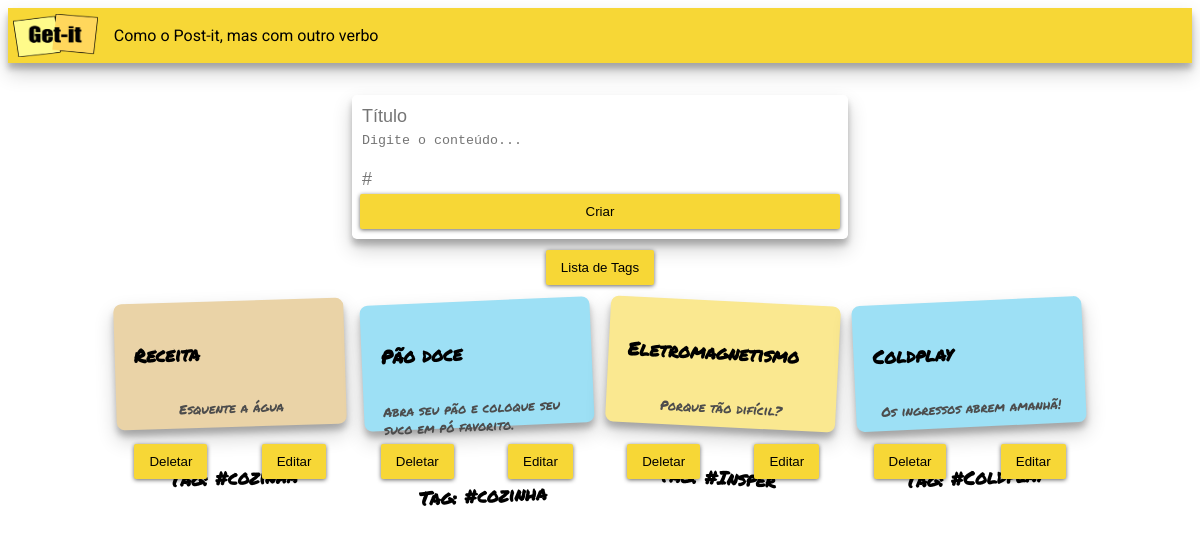
The page / on the database its author committed.
### notes/models.py (models this page shows, shortened)
class Note(models.Model):
    title = models.CharField(max_length=200)
    content = models.TextField('')
    tag = models.ForeignKey(Tag, null=True, on_delete=models.SET_NULL)

class Tag(models.Model):
    tag = models.CharField(max_length=200)

### notes/views.py (the view)
# urls.py: path('', views.index, name='index'),
def index(request):
    if request.method == 'POST':
        print(request)
        title = request.POST.get('titulo')
        content = request.POST.get('detalhes')
        tag = request.POST.get('tag')
        if Tag.objects.filter(tag=tag).exists() == False:
            tagNova = Tag(tag=tag)
            tagNova.save(tagNova)
        tag = Tag.objects.get(tag=tag)
        if title != "" and content != "" and tag != "":
            add_nota(title, content, tag)
        return redirect('index')
    else:
        all_notes = Note.objects.all()
        return render(request, 'notes/index.html', {'notes': all_notes})

### notes/templates/notes/index.html (shortened to what this page needs)
{% extends "notes/base.html" %}
{% load static %}
{% block content %}
  <div class="appbar">
    <img src="{% static 'notes/img/logo-getit.png' %}" class="logo" />
    <span class="subtitle">Como o Post-it, mas com outro verbo</span>
  </div>
<main class="container">
  <form method="post" class = "form-card">
    <input
    class="form-card-title"
    type="text"
    name="titulo"
    placeholder="Título"
  />
  <textarea
    class="autoresize"
    name="detalhes"
    placeholder="Digite o conteúdo..."
  ></textarea>
  <input
    class="form-card-title"
    type="text"
    name="tag"
    placeholder="#"
  />
  <button class="btn" type="submit">
    Criar
  </button>
  </form>
  <form method="get" action = "listaTags">
    <button class="btn" type = "submit">
      <a href="listaTags">
        Lista de Tags
      </a>
    </button>
  </form>
  <div class="card-container">
      {% for note in notes %}
      <div>
      <div class="card">
        <h3 class="card-title">
            {{ note.title }}
        </h3>
        <div class="card-content">
          <p>
            {{note.content}}
          </p>
        </div>
        <div>
          <div class="card-content">
            <h3 class = "card-title">
              Tag: {{ note.tag.tag }}
            </h3>
          </div>
        </div>
      </div>
      <div class = 'centraliza_botao'>
        <form  method="post" action = "delete">
          <button class="btn" type="submit">
            Deletar
          </button>
        </form>
        <form method="get" action = "editar">
          <button class="btn" type = "submit">
            <a href="editar/{{note.id}}">
              Editar
            </a>
          </button>
        </form>
      </div>
    </div>
  {% endfor %}
</div>
</main>
{% endblock %}

### notes/static/notes/css/getit.css (style rules this page uses)
html, body { font-family: "Roboto", sans-serif; }
.appbar { display: flex; justify-content: flex start; background-color:#f7d736; align-items: center; height: 55px; box-shadow: 0 10px 20px rgba(0,0,0,0.19), 0 6px 6px rgba(0,0,0,0.23); }
.logo { margin-left: 0.3rem; width: 85px; height: 43px; }
.subtitle { font-family: 'Roboto', sans-serif; margin: 1rem; }
.container { display: flex; flex-direction: column; align-items: center; }
.form-card { display: flex; flex-direction: column; box-shadow: 0 10px 20px rgba(0,0,0,0.19), 0 6px 6px rgba(0,0,0,0.23); height: 8rem; width: 30rem; padding: .5rem; margin: 0.7rem; align-content: center; justify-content: space-around; border-radius: 0.3rem; margin-top: 2rem; }
input { border: none; font-size: large; }
textarea { border: none; resize: none; }
.card-container { display: flex; flex-wrap: wrap; justify-content: space-around; flex-direction: row; padding: 0.5rem; }
.card { height: 5.5rem; width: 12rem; padding: 1.2rem; margin: .5rem; border-radius: 0.5rem; box-shadow: 0 10px 20px rgba(0,0,0,0.19), 0 6px 6px rgba(0,0,0,0.23); }
.card-color-1 { background-color: #ead3a7; }
.card-color-2 { background-color: #9de0f5; }
.card-color-4 { background-color:#fae890; }
.card-rotation-3 { transform: rotate(-2.5deg); }
.card-rotation-6 { transform: rotate(2.9deg); }
.card-rotation-9 { transform: rotate(-2.65deg); }
.card-rotation-11 { transform: rotate(-1.75deg); }
.card-title { font-family: 'Permanent Marker', cursive; }
.card-content { display: flex; flex-wrap: wrap; flex-direction: column; align-content: center; justify-content: center; align-items: center; }
p { font-family: 'Permanent Marker', cursive; color: #4c4c4c; font-size: small; }
.card-content { margin-top:1rem; }
.btn { position: relative; display: block; padding: 10px 15px; overflow: hidden; border-width: 0; outline: none; border-radius: 2px; box-shadow: 0 1px 4px rgba(0, 0, 0, 0.6); background-color: #f7d736; transition: background-color 0.3s; }
.btn > * { position: relative; }
.btn:before { content: ""; position: absolute; top: 50%; left: 50%; display: block; width: 0; padding-top: 0; border-radius: 100%; background-color: rgba(236, 240, 241, 0.3); -webkit-transform: translate(-50%, -50%); -moz-transform: translate(-50%, -50%); -ms-transform: translate(-50%, -50%); -o-transform: translate(-50%, -50%); transform: translate(-50%, -50%); }
.centraliza_botao { display: flex; margin-top: 1rem; flex-direction: row; justify-content: space-around; }
a { text-decoration:none; color: black; }

### rows shown on the page
Note: title "Receita", content "Esquente a água", tag.tag "#cozinha"
Note: title "Pão doce", content "Abra seu pão e coloque seu suco em pó favorito.", tag.tag "#cozinha"
Note: title "Eletromagnetismo", content "Porque tão difícil?", tag.tag "#Insper"
Note: title "Coldplay", content "Os ingressos abrem amanhã!", tag.tag "#Coldplay"
